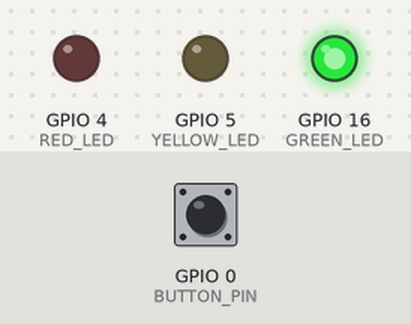
The sketch below on a simulated ESP8266 (NodeMCU). On the bench: output pins drawn as LEDs (lit = HIGH). The test bench sets the inputs (shaded band); at power-on: GPIO 0 (BUTTON_PIN) HIGH. WiFi joins after 1.5 s; servers stay silent unless stated; what the sketch prints to the serial monitor is not drawn.

Above: at 2.7 s.
2.8 s: GPIO 0 (BUTTON_PIN) pulled LOW for 0.15 s
5.9 s: GPIO 0 (BUTTON_PIN) pulled LOW for 1 s
At 6.8 s:
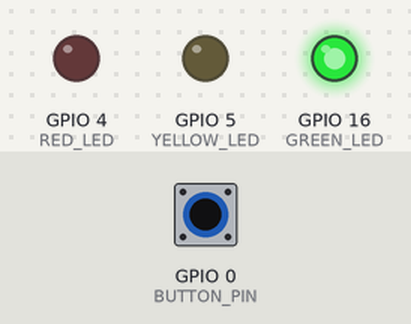
8.4 s: GPIO 0 (BUTTON_PIN) pulled LOW for 0.15 s
At 14.0 s:
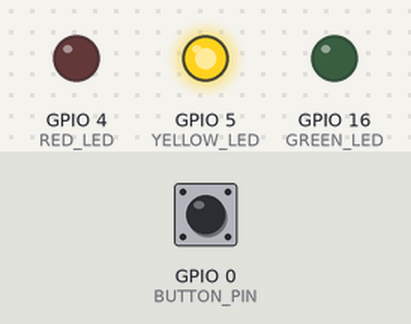
14.5 s: GPIO 0 (BUTTON_PIN) pulled LOW for 3.2 s
At 34.0 s:
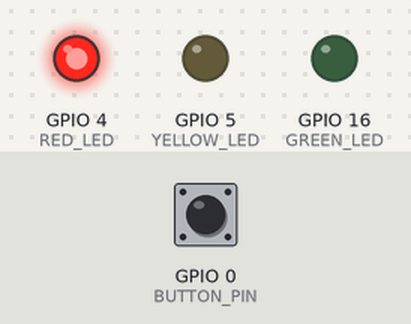
Timing chart, 0 to 46.0 s (numbered marks = the images above; inputs shaded):
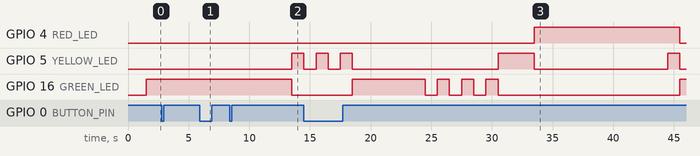

The sketch:

server.ino
```cpp
#include <ESP8266WiFi.h>
#include <ESPAsyncTCP.h>
#include <ESPAsyncWebServer.h>


const char* ssid = "";
const char* password = "";

AsyncWebServer server(80);

const uint8_t BUTTON_PIN = 0;

const uint8_t GREEN_LED = 16;
const uint8_t YELLOW_LED = 5;
const uint8_t RED_LED = 4;

struct TrafficLight
{
  uint8_t g;
  uint8_t y;
  uint8_t r;
};

struct State
{
  std::vector<int> ids;
  std::vector<int> delays;
};

TrafficLight client = {LOW, LOW, LOW};

State regulated = {
  {1, 0, 1, 0, 1, 0, 1, 2, 3, 4, 3, 4, 3, 4, 5},
  {6000, 1000, 1000, 1000, 1000, 1000, 1000, 3000, 6000, 1000, 1000, 1000, 1000, 1000, 1000, 3000}
  };

State unregulated = {
  {6, 7},
  {1000, 1000}
  };

State* state_ptr = &regulated;
int cur_i = 0;

std::tuple<TrafficLight, TrafficLight> id2state(int id)
{
  switch(id)
  {
    case 0:
      return {TrafficLight{LOW, LOW, LOW}, TrafficLight{LOW, LOW, HIGH}};

    case 1:
      return {TrafficLight{HIGH, LOW, LOW}, TrafficLight{LOW, LOW, HIGH}};

    case 2:
      return {TrafficLight{LOW, HIGH, LOW}, TrafficLight{LOW, HIGH, HIGH}};

    case 3:
      return {TrafficLight{LOW, LOW, HIGH}, TrafficLight{HIGH, LOW, LOW}};

    case 4:
      return {TrafficLight{LOW, LOW, HIGH}, TrafficLight{LOW, LOW, LOW}};

    case 5:
      return {TrafficLight{LOW, HIGH, HIGH}, TrafficLight{LOW, HIGH, LOW}};

    case 6:
      return {TrafficLight{LOW, HIGH, LOW}, TrafficLight{LOW, HIGH, LOW}};

    case 7:
      return {TrafficLight{LOW, LOW, LOW}, TrafficLight{LOW, LOW, LOW}};
  }

  return {TrafficLight{LOW, LOW, LOW}, TrafficLight{LOW, LOW, LOW}};
}

void change_state(int id)
{
  std::tuple<TrafficLight, TrafficLight> state = id2state(id);

  digitalWrite(GREEN_LED, std::get<0>(state).g);
  digitalWrite(YELLOW_LED, std::get<0>(state).y);
  digitalWrite(RED_LED, std::get<0>(state).r);

  client.g = std::get<1>(state).g;
  client.y = std::get<1>(state).y;
  client.r = std::get<1>(state).r;
}

void ICACHE_RAM_ATTR isr()
{
  state_ptr = state_ptr == &regulated ? &unregulated : &regulated;
  cur_i = 0;

  Serial.print("Intersection mode: ");

  if (state_ptr == &regulated)
    Serial.println("regulated");
  else
    Serial.println("unregulated");
}

void setup()
{
  Serial.begin(9600);

  pinMode(BUTTON_PIN, INPUT_PULLUP);
  attachInterrupt(BUTTON_PIN, isr, RISING);

  pinMode(GREEN_LED, OUTPUT);
  pinMode(YELLOW_LED, OUTPUT);
  pinMode(RED_LED, OUTPUT);

  digitalWrite(GREEN_LED, LOW);
  digitalWrite(YELLOW_LED, LOW);
  digitalWrite(RED_LED, LOW);

  Serial.print("Connecting to ");
  Serial.print(ssid);

  WiFi.begin(ssid, password);

  while (WiFi.status() != WL_CONNECTED)
  {
    delay(500);
    Serial.print(".");
  }

  Serial.println("");
  Serial.println("WiFi connected.");
  Serial.print("IP address: ");
  Serial.println(WiFi.localIP());

  server.on("/", HTTP_GET, [](AsyncWebServerRequest *request)
  {
    String msg("{");

    msg += String("\"green\":") + String(client.g);
    msg += String(",\"yellow\":") + String(client.y);
    msg += String(",\"red\":") + String(client.r);
    msg += String("}");

    request->send_P(200, "text/json", msg.c_str());
  });

  server.begin();
  Serial.println("Server started");
}

void loop()
{
  int id = cur_i++ % (state_ptr->ids).size();
  change_state(state_ptr->ids[id]);
  delay(state_ptr->delays[id]);
}
```

Measured:
- after the input at 2.8 s, every drawn part: stays the same
- after the input at 5.9 s, GPIO 5 (YELLOW_LED): stays LOW (without the input it goes to HIGH after 1.6 s); GPIO 16 (GREEN_LED): stays HIGH (without the input it goes to LOW after 1.6 s)
- after the input at 8.4 s, GPIO 5 (YELLOW_LED): LOW → HIGH after 5.1 s
- after the input at 14.5 s, GPIO 4 (RED_LED): LOW → HIGH after 19.0 s, → LOW 12.0 s later; GPIO 16 (GREEN_LED): goes HIGH 6.0 s, 3 × (LOW 1.0 s, HIGH 1.0 s), LOW 15.0 s, then HIGH, starting after 4.0 s
